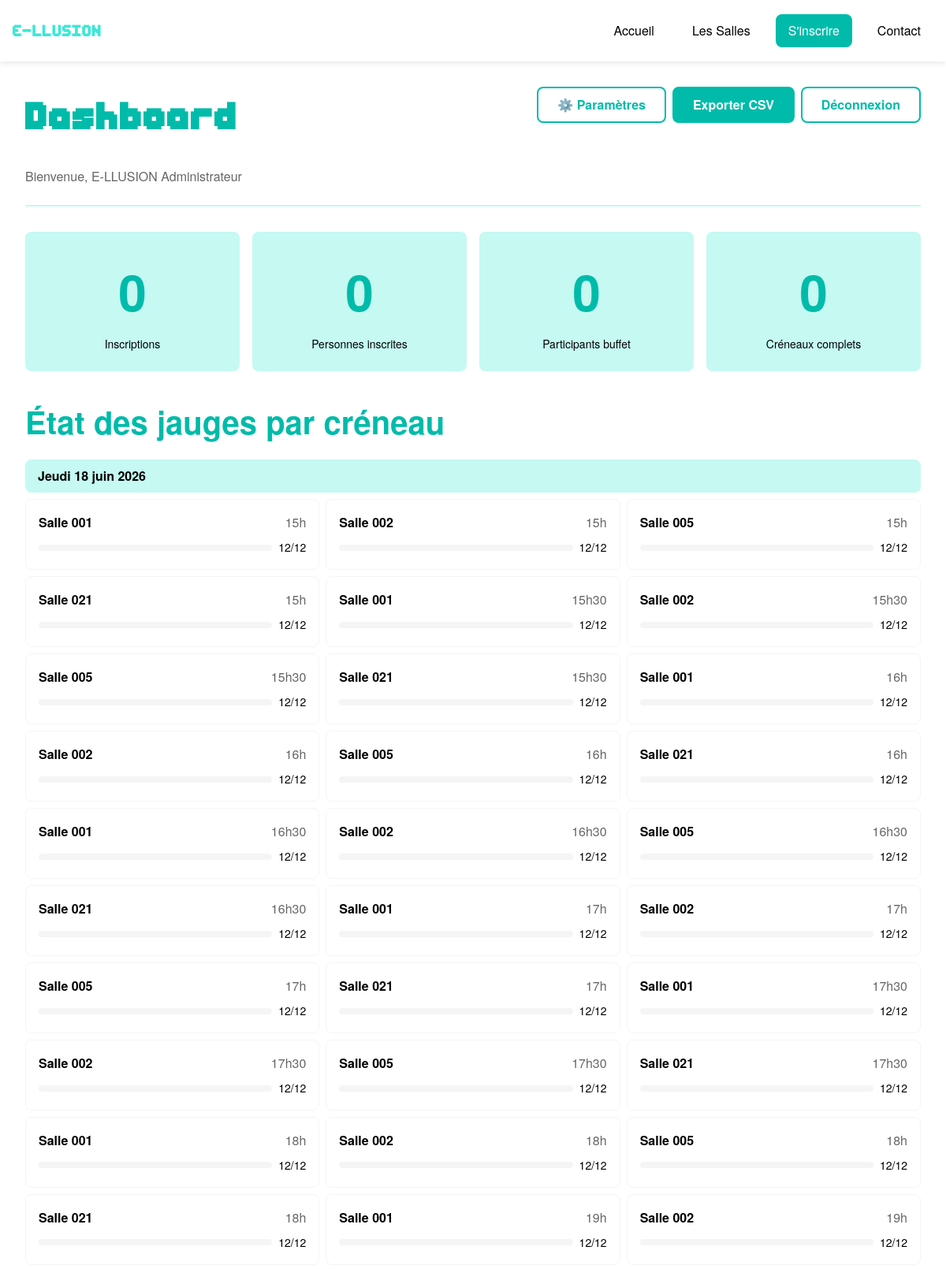
/admin/dashboard.php (signed in, upper part), run on the app's committed database.
### tables this page shows
CREATE TABLE IF NOT EXISTS creneaux (
    id_creneau INT AUTO_INCREMENT PRIMARY KEY,
    id_salle INT NOT NULL COMMENT 'Clé étrangère vers la salle',
    date_creneau DATE NOT NULL COMMENT 'Date du créneau',
    heure TIME NOT NULL COMMENT 'Heure de début du créneau',
    places_total INT NOT NULL DEFAULT 12 COMMENT 'Nombre total de places disponibles',
    CONSTRAINT fk_creneau_salle FOREIGN KEY (id_salle) 
        REFERENCES salles(id_salle) ON DELETE CASCADE ON UPDATE CASCADE,
    UNIQUE KEY unique_creneau (id_salle, date_creneau, heure)
);

CREATE TABLE IF NOT EXISTS salles (
    id_salle INT AUTO_INCREMENT PRIMARY KEY,
    numero VARCHAR(10) NOT NULL UNIQUE COMMENT 'Numéro de la salle (ex: 002, 001, 005, 021)',
    nom VARCHAR(100) NOT NULL COMMENT 'Nom descriptif de la salle',
    description TEXT COMMENT 'Description détaillée de la salle',
    capacite_max INT NOT NULL DEFAULT 12 COMMENT 'Capacité maximale par créneau',
    image VARCHAR(255) DEFAULT 'placeholder.jpg' COMMENT 'Chemin vers image de la salle'
);

### includes/functions.php (called while the page is built, shortened)
<?php
function sanitize(?string $string): string {
    return htmlspecialchars($string, ENT_QUOTES, 'UTF-8');
}
function formaterDate(string $date): string {
    $timestamp = strtotime($date);
    $jours = ['Dimanche', 'Lundi', 'Mardi', 'Mercredi', 'Jeudi', 'Vendredi', 'Samedi'];
    $mois = ['', 'janvier', 'février', 'mars', 'avril', 'mai', 'juin',
             'juillet', 'août', 'septembre', 'octobre', 'novembre', 'décembre'];
    $jour = $jours[date('w', $timestamp)];
    $numero = date('j', $timestamp);
    $moisNom = $mois[date('n', $timestamp)];
    $annee = date('Y', $timestamp);
    return "{$jour} {$numero} {$moisNom} {$annee}";
}
function formaterHeure(string $heure): string {
    $timestamp = strtotime($heure);
    $heures = date('G', $timestamp);
    $minutes = date('i', $timestamp);
    if ($minutes === '00') {
        return $heures . 'h';
    }
    return $heures . 'h' . $minutes;
}

### admin/dashboard.php (the view, shortened to what this page needs)
<?php
require_once __DIR__ . '/../includes/functions.php';
$pageActive = "";
$pdo = getPDO();
$stmtTotalInscriptions = $pdo->query("SELECT COUNT(*) as total FROM inscriptions");
$totalInscriptions = $stmtTotalInscriptions->fetch()['total'];
$stmtTotalPersonnes = $pdo->query("SELECT COALESCE(SUM(nb_personnes), 0) as total FROM inscriptions");
$totalPersonnes = $stmtTotalPersonnes->fetch()['total'];
$stmtBuffet = $pdo->query("SELECT COALESCE(SUM(nb_personnes), 0) as total FROM inscriptions WHERE buffet_jeudi = 1");
$totalBuffet = $stmtBuffet->fetch()['total'];
$sqlCreneauxComplets = "
    SELECT COUNT(*) as total
    FROM (
        SELECT c.id_creneau,
               c.places_total - COALESCE(SUM(i.nb_personnes), 0) AS places_restantes
        FROM creneaux c
        LEFT JOIN reservations r ON c.id_creneau = r.id_creneau
        LEFT JOIN inscriptions i ON r.id_inscription = i.id_inscription
        GROUP BY c.id_creneau
        HAVING places_restantes <= 0
    ) AS creneaux_complets
";
$stmtCreneauxComplets = $pdo->query($sqlCreneauxComplets);
$creneauxComplets = $stmtCreneauxComplets->fetch()['total'];
$sqlJauges = "
    SELECT
        cr.id_creneau,
        s.numero AS salle_numero,
        s.nom AS salle_nom,
        cr.date_creneau,
        cr.heure,
        cr.places_total,
        COALESCE(SUM(i.nb_personnes), 0) AS places_occupees,
        cr.places_total - COALESCE(SUM(i.nb_personnes), 0) AS places_restantes
    FROM creneaux cr
    JOIN salles s ON cr.id_salle = s.id_salle
    LEFT JOIN reservations r ON cr.id_creneau = r.id_creneau
    LEFT JOIN inscriptions i ON r.id_inscription = i.id_inscription
    GROUP BY cr.id_creneau
    ORDER BY cr.date_creneau, cr.heure, s.numero
";
$jauges = $pdo->query($sqlJauges)->fetchAll();
require_once __DIR__ . '/../includes/header.php';
?>
<div class="admin-header">
    <div>
        <h1 class="admin-title">Dashboard</h1>
        <p>Bienvenue, <?php echo sanitize($_SESSION['user_prenom'] . ' ' . $_SESSION['user_nom']); ?></p>
    </div>
    <div class="admin-actions">
        <a href="parametres.php" class="btn btn-secondary">
            ⚙️ Paramètres
        </a>
        <a href="export-csv.php" class="btn btn-primary">
            Exporter CSV
        </a>
        <a href="logout.php" class="btn btn-secondary">
            Déconnexion
        </a>
    </div>
</div>
<section class="admin-stats">
    <div class="stat-card">
        <span class="stat-number"><?php echo $totalInscriptions; ?></span>
        <span class="stat-label">Inscriptions</span>
    </div>
    <div class="stat-card">
        <span class="stat-number"><?php echo $totalPersonnes; ?></span>
        <span class="stat-label">Personnes inscrites</span>
    </div>
    <div class="stat-card">
        <span class="stat-number"><?php echo $totalBuffet; ?></span>
        <span class="stat-label">Participants buffet</span>
    </div>
    <div class="stat-card">
        <span class="stat-number <?php echo $creneauxComplets > 0 ? 'indicateur-complet' : ''; ?>">
            <?php echo $creneauxComplets; ?>
        </span>
        <span class="stat-label">Créneaux complets</span>
    </div>
</section>
<section class="section-jauges">
    <h2>État des jauges par créneau</h2>
    <div class="jauges-grid">
        <?php
        $currentDate = '';
        foreach ($jauges as $jauge):
            if ($jauge['date_creneau'] !== $currentDate):
                $currentDate = $jauge['date_creneau'];
        ?>
        <div class="jauge-date-header">
            <strong><?php echo formaterDate($jauge['date_creneau']); ?></strong>
        </div>
        <?php endif; ?>
        <div class="jauge-item <?php echo $jauge['places_restantes'] <= 0 ? 'complet' : ''; ?>">
            <div class="jauge-info">
                <span class="jauge-salle">Salle <?php echo sanitize($jauge['salle_numero']); ?></span>
                <span class="jauge-heure"><?php echo formaterHeure($jauge['heure']); ?></span>
            </div>
            <div class="jauge">
                <div class="jauge-bar">
                </div>
                <span class="jauge-text">
                    <?php if ($jauge['places_restantes'] <= 0): ?>
                        <span class="indicateur-complet">COMPLET</span>
                    <?php else: ?>
                        <?php echo $jauge['places_restantes']; ?>/<?php echo $jauge['places_total']; ?>
                    <?php endif; ?>
                </span>
            </div>
        </div>
        <?php endforeach; ?>
    </div>
</section>
<?php require_once __DIR__ . '/../includes/footer.php'; ?>

### includes/header.php (shortened to what this page needs)
<?php
$pageActive = isset($pageActive) ? $pageActive : '';
?>
<!DOCTYPE html>
<html lang="fr">
<head>
    <link rel="stylesheet" href="<?php echo SITE_URL; ?>/assets/css/style.css">
</head>
<body>
    <header class="site-header">
        <div class="header-container">
            <div class="site-logo">
                <a href="<?php echo SITE_URL; ?>/index.php" aria-label="Retour à l'accueil E-LLUSION">
                    <span class="logo-text">E-LLUSION</span>
                </a>
            </div>
            <nav id="navigation-principale"
                 class="nav-principale"
                 aria-label="Navigation principale">
                <ul class="nav-list">
                    <li class="nav-item">
                        <a href="<?php echo SITE_URL; ?>/index.php"
                           class="nav-link <?php echo $pageActive === 'accueil' ? 'active' : ''; ?>"
                           <?php echo $pageActive === 'accueil' ? 'aria-current="page"' : ''; ?>>
                            Accueil
                        </a>
                    </li>
                    <li class="nav-item">
                        <a href="<?php echo SITE_URL; ?>/salles.php"
                           class="nav-link <?php echo $pageActive === 'salles' ? 'active' : ''; ?>"
                           <?php echo $pageActive === 'salles' ? 'aria-current="page"' : ''; ?>>
                            Les Salles
                        </a>
                    </li>
                    <li class="nav-item">
                        <a href="<?php echo SITE_URL; ?>/inscription.php"
                           class="nav-link nav-link-cta <?php echo $pageActive === 'inscription' ? 'active' : ''; ?>"
                           <?php echo $pageActive === 'inscription' ? 'aria-current="page"' : ''; ?>>
                            S'inscrire
                        </a>
                    </li>
                    <li class="nav-item">
                        <a href="<?php echo SITE_URL; ?>/contact.php"
                           class="nav-link <?php echo $pageActive === 'contact' ? 'active' : ''; ?>"
                           <?php echo $pageActive === 'contact' ? 'aria-current="page"' : ''; ?>>
                            Contact
                        </a>
                    </li>
                </ul>
            </nav>
        </div>
    </header>
    <main id="contenu-principal" class="site-main">

### includes/footer.php (shortened to what this page needs)
    </main>
</body>
</html>

### data on the page
creneaux: date_creneau "Jeudi 18 juin 2026", id_salle.numero "001", heure "15h", places_restantes "12", places_total "12"
creneaux: id_salle.numero "002", heure "15h", places_restantes "12", places_total "12"
creneaux: id_salle.numero "005", heure "15h", places_restantes "12", places_total "12"
creneaux: id_salle.numero "021", heure "15h", places_restantes "12", places_total "12"
creneaux: id_salle.numero "001", heure "15h30", places_restantes "12", places_total "12"
creneaux: id_salle.numero "002", heure "15h30", places_restantes "12", places_total "12"
creneaux: id_salle.numero "005", heure "15h30", places_restantes "12", places_total "12"
creneaux: id_salle.numero "021", heure "15h30", places_restantes "12", places_total "12"
creneaux: id_salle.numero "001", heure "16h", places_restantes "12", places_total "12"
creneaux: id_salle.numero "002", heure "16h", places_restantes "12", places_total "12"
creneaux: id_salle.numero "005", heure "16h", places_restantes "12", places_total "12"
creneaux: id_salle.numero "021", heure "16h", places_restantes "12", places_total "12"
creneaux: id_salle.numero "001", heure "16h30", places_restantes "12", places_total "12"
creneaux: id_salle.numero "002", heure "16h30", places_restantes "12", places_total "12"
creneaux: id_salle.numero "005", heure "16h30", places_restantes "12", places_total "12"
creneaux: id_salle.numero "021", heure "16h30", places_restantes "12", places_total "12"
creneaux: id_salle.numero "001", heure "17h", places_restantes "12", places_total "12"
creneaux: id_salle.numero "002", heure "17h", places_restantes "12", places_total "12"
creneaux: id_salle.numero "005", heure "17h", places_restantes "12", places_total "12"
creneaux: id_salle.numero "021", heure "17h", places_restantes "12", places_total "12"
creneaux: id_salle.numero "001", heure "17h30", places_restantes "12", places_total "12"
creneaux: id_salle.numero "002", heure "17h30", places_restantes "12", places_total "12"
creneaux: id_salle.numero "005", heure "17h30", places_restantes "12", places_total "12"
creneaux: id_salle.numero "021", heure "17h30", places_restantes "12", places_total "12"
creneaux: id_salle.numero "001", heure "18h", places_restantes "12", places_total "12"
creneaux: id_salle.numero "002", heure "18h", places_restantes "12", places_total "12"
creneaux: id_salle.numero "005", heure "18h", places_restantes "12", places_total "12"
creneaux: id_salle.numero "021", heure "18h", places_restantes "12", places_total "12"
creneaux: id_salle.numero "001", heure "19h", places_restantes "12", places_total "12"
creneaux: id_salle.numero "002", heure "19h", places_restantes "12", places_total "12"

### other printed values
$_SESSION['user_prenom'] . ' ' . $_SESSION['user_nom'] "E-LLUSION Administrateur"
$totalInscriptions "0"
$totalPersonnes "0"
$totalBuffet "0"
$creneauxComplets "0"
